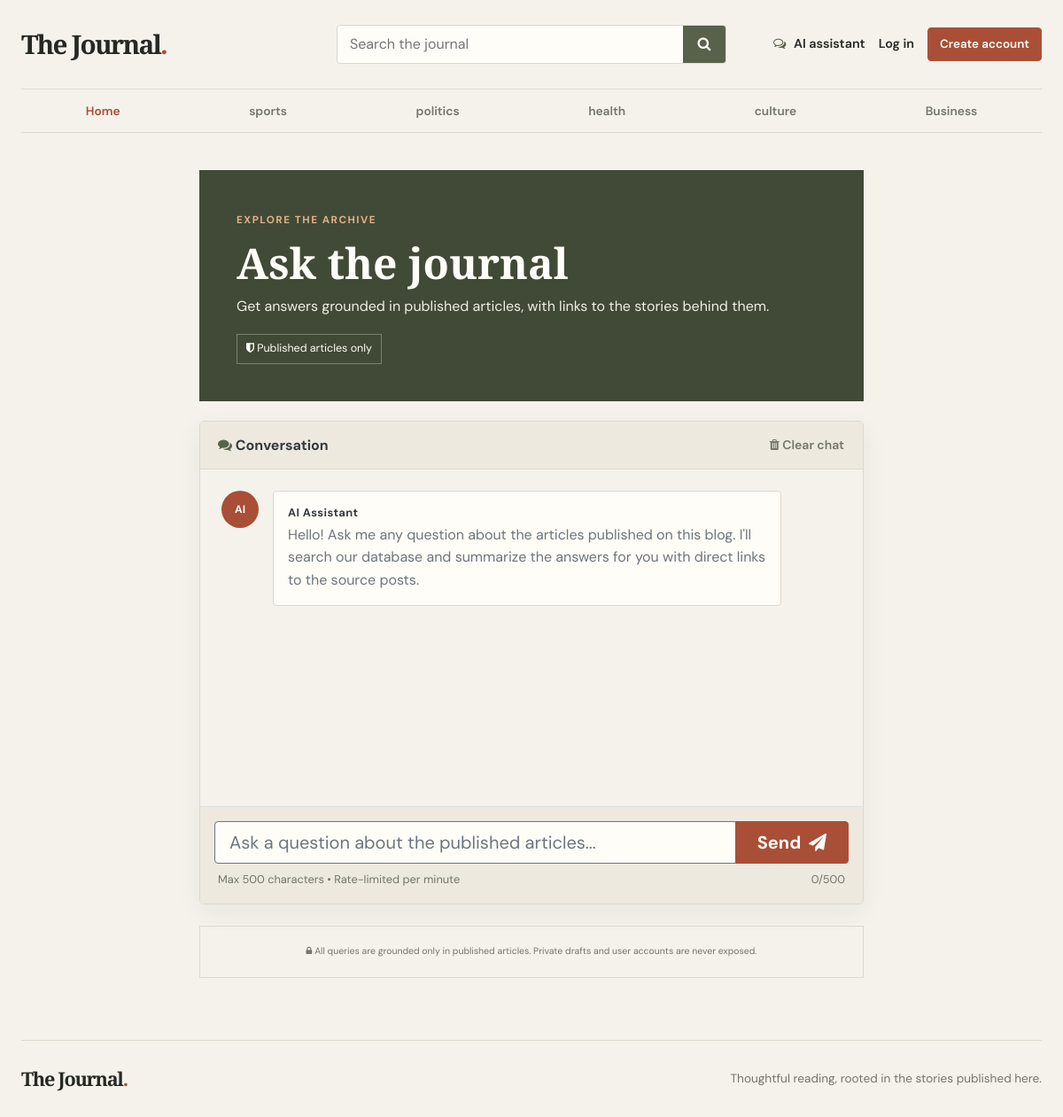
Screenshot of /ai/chat/ with the database file from the repository.
### blog/models.py (models this page shows, shortened)
class category(models.Model):
    category_name = models.CharField(max_length=50 , unique=True)
    created_at = models.DateTimeField(auto_now_add=True)
    updated_at = models.DateTimeField(auto_now=True)
    class Meta:
        verbose_name_plural = "calegories"

### blog/views.py (the view, shortened to what this page needs)
# urls.py: path('ai/chat/', Blogview.ai_chat, name='ai_chat'),
@csrf_protect
def ai_chat(request):
    if request.method == 'GET':
        return render(request, 'ai_chatbot.html', {
            'question': '',
            'answer': '',
            'sources': [],
            'error': None,
        })

### blog/context_processors.py (called while the page is built)
def get_categories(request):
    categories = category.objects.all()
    return dict(categories=categories)

### templates/ai_chatbot.html (shortened to what this page needs)
{% extends 'base.html' %}
{% block content %}
<main class="chat-page">
    <div class="row justify-content-center">
        <div class="col-lg-10">
            <header class="chat-intro">
                <span class="eyebrow">Explore the archive</span>
                <h1>Ask the journal</h1>
                <p>Get answers grounded in published articles, with links to the stories behind them.</p>
                <span class="chat-scope"><i class="fa fa-shield" aria-hidden="true"></i> Published articles only</span>
            </header>
            <div class="card chat-panel mb-4">
                <div class="card-header bg-light d-flex justify-content-between align-items-center">
                    <span class="font-weight-bold text-dark">
                        <i class="fa fa-comments text-info"></i> Conversation
                    </span>
                    <button type="button" id="clear-chat-btn" class="btn btn-sm btn-link text-muted p-0 text-decoration-none">
                        <i class="fa fa-trash"></i> Clear chat
                    </button>
                </div>
                <div class="card-body p-4" id="chat-messages">
                    <div class="media mb-4 chat-bubble-ai">
                        <div class="chat-avatar rounded-circle bg-warning text-dark font-weight-bold d-flex align-items-center justify-content-center mr-3 shadow-sm" style="width: 42px; height: 42px; min-width: 42px;">
                            AI
                        </div>
                        <div class="media-body bg-white p-3 rounded shadow-sm border">
                            <h6 class="mt-0 font-weight-bold text-dark mb-1">AI Assistant</h6>
                            <p class="mb-0 text-secondary" style="line-height: 1.6;">
                                Hello! Ask me any question about the articles published on this blog. I'll search our database and summarize the answers for you with direct links to the source posts.
                            </p>
                        </div>
                    </div>
                </div>
                <div class="card-footer bg-white border-top p-3">
                    <form id="chat-form" method="POST" action="{% url 'ai_chat' %}">
                        <div class="input-group">
                            <input
                                type="text"
                                id="chat-input"
                                name="question"
                                class="form-control form-control-lg border-secondary"
                                placeholder="Ask a question about the published articles..."
                                maxlength="500"
                                autocomplete="off"
                                required
                            />
                            <div class="input-group-append">
                                <button type="submit" id="chat-submit-btn" class="btn btn-warning btn-lg font-weight-bold px-4">
                                    <span>Send</span> <i class="fa fa-paper-plane ml-1"></i>
                                </button>
                            </div>
                        </div>
                        <div class="d-flex justify-content-between mt-2 px-1">
                            <small class="text-muted">Max 500 characters &bull; Rate-limited per minute</small>
                            <small class="text-muted"><span id="char-counter">0</span>/500</small>
                        </div>
                    </form>
                </div>
            </div>
            <div class="chat-notice">
                <div class="card-body py-2 text-center text-muted small">
                    <i class="fa fa-lock"></i> All queries are grounded only in published articles. Private drafts and user accounts are never exposed.
                </div>
            </div>
        </div>
    </div>
</main>
{% endblock %}

### templates/base.html (shortened to what this page needs)
{% load static %}
<!DOCTYPE html>
<html lang="en">
<head>
    <link href="https://getbootstrap.com/docs/4.0/dist/css/bootstrap.min.css" rel="stylesheet">
    <link href="{% static 'css/blog.css' %}" rel="stylesheet">
    <link rel="stylesheet" href="https://cdnjs.cloudflare.com/ajax/libs/font-awesome/4.7.0/css/font-awesome.min.css">
</head>
<body>
    <div class="site-shell">
      <header class="site-header">
        <div class="header-main">
          <a class="blog-header-logo" href="{% url 'home' %}" aria-label="The Journal home">The Journal<span>.</span></a>
          <form class="site-search" action="{% url 'search' %}" method="GET" role="search">
            <input id="site-search-input" type="search" name="keyword" value="{{ keyword|default:'' }}" placeholder="Search the journal">
            <button type="submit" aria-label="Search"><i class="fa fa-search" aria-hidden="true"></i></button>
          </form>
          <nav class="header-actions" aria-label="Account and tools">
            <a class="header-tool" href="{% url 'ai_chat' %}"><i class="fa fa-comments-o" aria-hidden="true"></i> AI assistant</a>
            {% if not user.is_authenticated %}
            <a class="header-account" href="{% url 'login' %}">Log in</a>
            <a class="button button-small" href="{% url 'register' %}">Create account</a>
            {% else %}
            <a class="header-account" href="{% url 'dashboard' %}">Dashboard</a>
            <a class="header-account" href="{% url 'logout' %}">Log out</a>
            {% endif %}
          </nav>
        </div>
        <div class="category-bar">
          <nav class="category-nav" aria-label="Categories">
            <a href="{% url 'home' %}">Home</a>
            {% for i in categories %}
            <a href="{% url 'post_by_category' i.id %}">{{ i.category_name }}</a>
            {% endfor %}
          </nav>
        </div>
      </header>
      {% block content %}{% endblock %}
      <footer class="site-footer">
        <a class="footer-brand" href="{% url 'home' %}">The Journal<span>.</span></a>
        <p>Thoughtful reading, rooted in the stories published here.</p>
      </footer>
    </div>
</body>
</html>

### rows the page displays
category: category_name "sports"
category: category_name "politics"
category: category_name "health"
category: category_name "culture"
category: category_name "Business"
